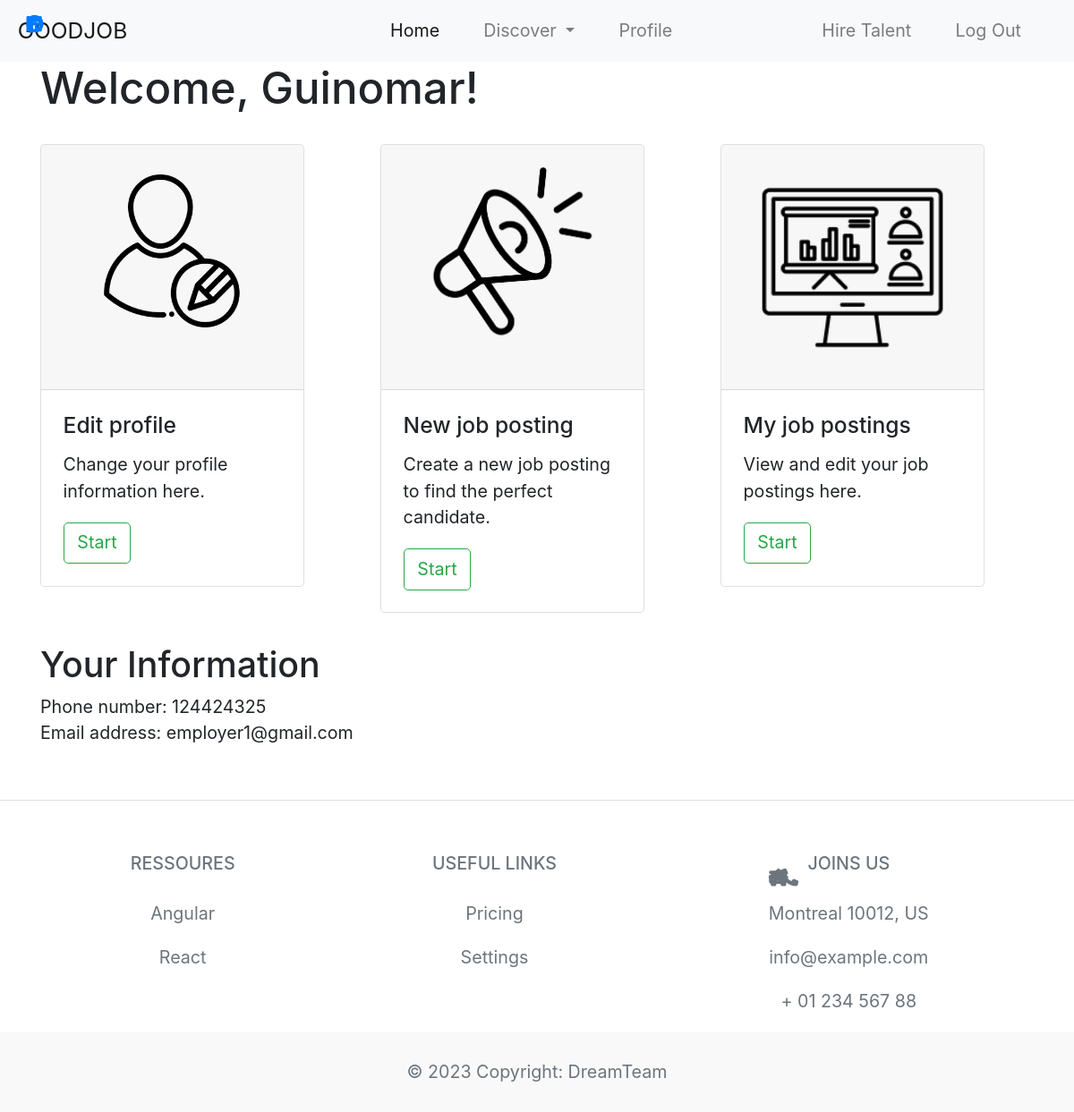
The app's page /employer_home (signed in) with its own data.
### website/models.py (models this page shows)
class User(db.Model, UserMixin):
    id = db.Column(db.Integer, primary_key=True)
    email = db.Column(db.String(100), unique=True)
    password = db.Column(db.String(20))
    first_name = db.Column(db.String(50))
    last_name = db.Column(db.String(50))
    company_name = db.Column(db.String(50))
    phone_number = db.Column(db.String(15))
    resume_file = db.Column(db.LargeBinary)
    profile = db.Column(db.String(20)) #values are "seeker", "employer", "admin"
    Posts = db.relationship('Post', backref='user', passive_deletes=True)

### website/views.py (the view)
@views.route('/employer_home')
@login_required
def employer_home():
    user_id = request.args.get('user_id')
    user = User.query.filter_by(id=user_id).first()
    return render_template("employer_home.html", user=current_user)

### website/templates/employer_home.html (shortened to what this page needs)
{% extends "base.html" %}
{% block content %}
<head>
    <link rel="stylesheet" href="{{ url_for('static', filename='css/employer_home.css') }}">
    <h1 style="margin-bottom: 3%;">{% print("Welcome, " + user.company_name + "!" )%}</h1>
  </head>
<div class="row item1">
    <div class="col-md">
        <div class="card" style="width: 15rem;">
            <div class="card-header">
            <image src="{{url_for('static', filename='images/edit-profile-icon.png')}}" class="card-img-top" alt="imagenotworking">
            </div>
            <div class="card-body">
              <h5 class="card-title">Edit profile</h5>
              <p class="card-text">Change your profile information here.</p>
              <a id = "editinfo" href="/editinfo/{{user.id}}" class="btn btn-outline-success">Start</a>
            </div>
          </div>
    </div>
    <div class="col-md">
        <div class="card" style="width: 15rem;">
            <div class="card-header">
            <image src="{{url_for('static', filename='images/my-job-icon.png')}}" class="card-img-top" alt="imagenotworking">
            </div>
            <div class="card-body">
              <h5 class="card-title">New job posting</h5>
              <p class="card-text">Create a new job posting to find the perfect candidate.</p>
              <a id="create_post" href="/create_post" class="btn btn-outline-success">Start</a>
            </div>
          </div>
    </div>
    <div class="col-md">
        <div class="card" style="width: 15rem;">
            <div class="card-header">
            <image src="{{url_for('static', filename='images/my-postings-icon.png')}}" class="card-img-top" alt="imagenotworking">
            </div>
            <div class="card-body">
              <h5 class="card-title">My job postings</h5>
              <p class="card-text">View and edit your job postings here.</p>
              <a id="my_posts" href="/myposts" class="btn btn-outline-success"> Start</a>
            </div>
          </div>
    </div>
  </div>
<h2 style="margin-top: 3%;">Your Information</h2>
{% print("Phone number: " + user.phone_number) %} </br>
{% print("Email address: " + user.email) %}
{% endblock %}

### website/templates/base.html (shortened to what this page needs)
<!DOCTYPE html>
<html>
    <head>
        <link rel="stylesheet" href="https://cdn.jsdelivr.net/npm/bootstrap@4.3.1/dist/css/bootstrap.min.css"
>
        <link rel="stylesheet" href="https://kit.fontawesome.com/3c22080b59.css">
        <link rel="stylesheet" type="text/css" href="{{ url_for('static', filename='css/main.css') }}">
        <link href='https://css.gg/profile.css' rel='stylesheet'>
        <link href='https://css.gg/bell.css' rel='stylesheet'>
    </head>
    <body>
        <nav class="navbar navbar-expand-lg navbar-light bg-light">
          <a class="navbar-brand " href="/">GOODJOB</a>
          <div class="collapse navbar-collapse navigation" id="navbarTogglerDemo03">
            <ul class="navbar-nav ml-auto mt-2 mt-lg-0">
              <li class="nav-item active  mr-4">
                <a class="nav-link" id="home" href="/">Home <span class="sr-only">(current)</span></a>
              </li>
              <li class="nav-item dropdown  mr-4">
                <a class="nav-link dropdown-toggle" style="cursor: pointer;"  role="button" data-toggle="dropdown" aria-haspopup="true" aria-expanded="false">
                  Discover
                </a>
              </li>
              {%if user and user.is_authenticated and user.profile == 'employer'%}
              <li class="nav-item  mr-4">
                <a class="nav-link" id="employer_home" href="/employer_home">Profile</a>
              </li>
              {%endif%}
              {%if user and user.is_authenticated and (user.profile == 'seeker' or user.profile == 'employer') %}
              <li class="nav-item dropdown  mr-4">
              </li>
              <li class="nav-item dropdown  mr-4">
              </li>
              {%endif%}
              {%if user and user.is_authenticated and user.profile == 'employer'%}
              <li class="nav-item  mr-4">
                <a class="nav-link" id="hiretalent" href="/create_post">Hire Talent</a>
              </li>
              {%endif%}
              {% if user and user.is_authenticated %}
              <li class="nav-item  mr-4">
                <a class="nav-link" id="logout" href="/logout">Log Out</a>
              </li>
              {% endif %}
            </ul>
          </div>
        </nav>
        <div class="container">
            {% block content %}
            {% endblock %}
        </div>
<footer class="text-center text-lg-start bg-white text-muted">
  <section class="d-flex justify-content-center justify-content-lg-between p-4 border-bottom">
    <div>
      <a href="" class="me-4 link-secondary">
        <i class="fab fa-facebook-f"></i>
      </a>
      <a href="" class="me-4 link-secondary">
        <i class="fab fa-google"></i>
      </a>
      <a href="" class="me-4 link-secondary">
        <i class="fab fa-linkedin"></i>
      </a>
      <a href="" class="me-4 link-secondary">
        <i class="fab fa-github"></i>
      </a>
    </div>
  </section>
  <section class="">
    <div class="container text-center text-md-start mt-5">
      <div class="row mt-3">
        <div class="col-md-2 col-lg-2 col-xl-2 mx-auto mb-4">
          <h6 class="text-uppercase fw-bold mb-4">
            Ressoures
          </h6>
          <p>
            <a href="#!" class="text-reset">Angular</a>
          </p>
          <p>
            <a href="#!" class="text-reset">React</a>
          </p>
        </div>
        <div class="col-md-3 col-lg-2 col-xl-2 mx-auto mb-4">
          <h6 class="text-uppercase fw-bold mb-4">
            Useful links
          </h6>
          <p>
            <a href="#!" class="text-reset">Pricing</a>
          </p>
          <p>
            <a href="#!" class="text-reset">Settings</a>
          </p>
        </div>
        <div class="col-md-4 col-lg-3 col-xl-3 mx-auto mb-md-0 mb-4">
          <h6 class="text-uppercase fw-bold mb-4">Joins us </h6>
          <p><i class="fas fa-home me-3 text-secondary"></i> Montreal 10012, US</p>
          <p>
            <i class="fas fa-envelope me-3 text-secondary"></i>
            info@example.com
          </p>
          <p><i class="fas fa-phone me-3 text-secondary"></i> + 01 234 567 88</p>
        </div>
      </div>
    </div>
  </section>
  <div class="text-center p-4" style="background-color: rgba(0, 0, 0, 0.025);">
    <a class="text-reset fw-bold" > © 2023 Copyright: DreamTeam</a>
  </div>
</footer>
    </body>
</html>

### website/static/css/main.css (style rules this page uses)
* { margin: 0; text-decoration: none; padding: 0; list-style: none; }
i { position: absolute; top: 17px; cursor: pointer; }
:root { font-size: calc(16px + (20 - 16) * (100vw - 320px) / (1280 - 320)); }

### website/static/css/employer_home.css (style rules this page uses)
.item1 div { position: relative; animation-name: one; animation-duration: 4s; }

### records on screen
User: company_name "Welcome, Guinomar!", phone_number "Phone number: 124424325", email "Email address: employer1@gmail.com"
